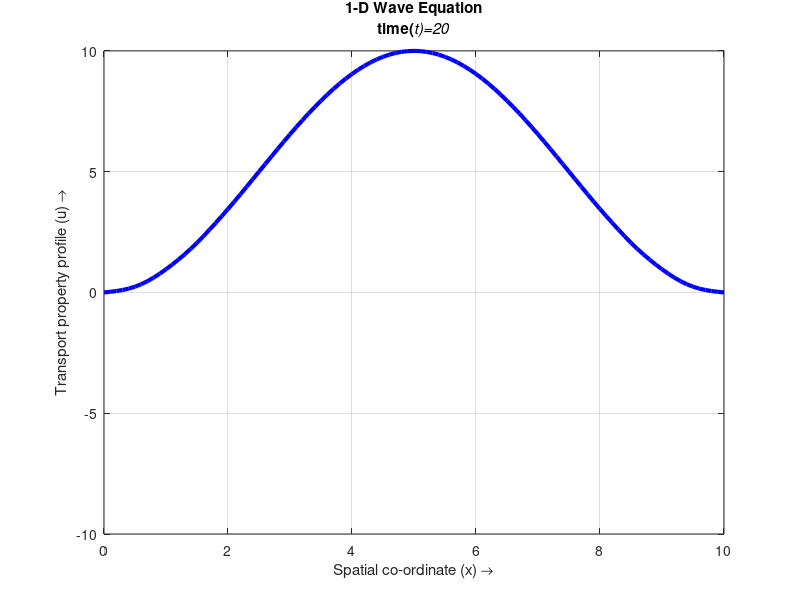
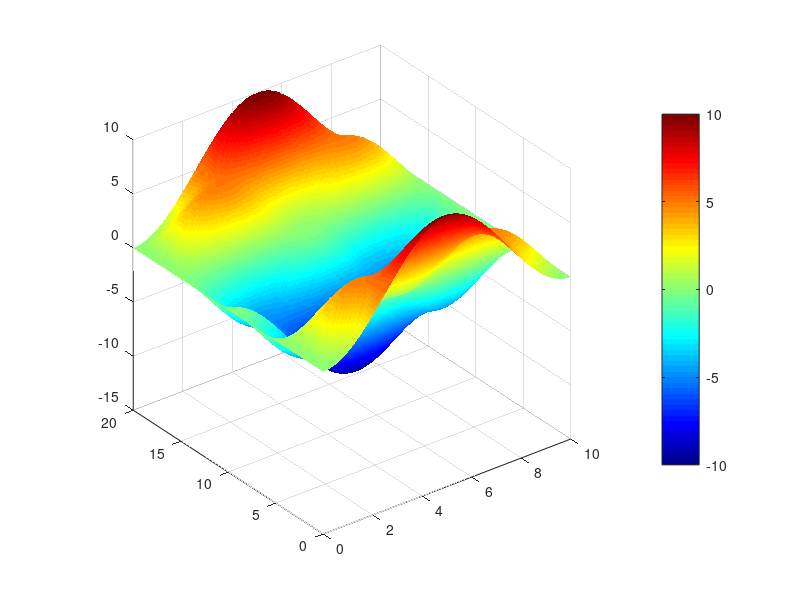

MATLAB code for these plots, in order:
%23rd March 2023
%u_tt=a^2u_xx

clear;clc;
%Wave Equation
%CTCS

a=1;
L=10;

dx=1e-1;
x=0:dx:L;
mx=length(x);

dt=0.5*1e-1;
stopTime=20;
t=0:dt:stopTime;
mt=length(t);


lambda=((dt^2)*(a^2))/(dx^2);


%A=zeros(length(0:dt:stopTime),mx);
%% Initial conditions
current=(L/2)-(L/2)*cos((2*pi/L).*x);
past=current;
fut=zeros(1,mx);
%fut=zeros(1,mx);

A=zeros(mt,mx);
A(1,:)=current;


%% Solution

figure(1);
plot(x,current,'-r','Linewidth',2);
hold on;

for j=2:mt
    

    %Boundary conditions

    fut(1)=0;
    fut(mx)=0;

    fut(2:mx-1)=(2*current(2:mx-1))-past(2:mx-1)+...
        lambda*(current(1:mx-2)-2*current(2:mx-1)+current(3:mx));

    %Swap the values for the next iteration

    past=current;
    current=fut;
    A(j,:)=fut;
   

    plot(x,fut,'b','Linewidth',3);
    title({'1-D Wave Equation';...
        ['time(\itt)=',num2str((j-1)*dt)]})
    xlabel('Spatial co-ordinate (x) \rightarrow')
    ylabel('Transport property profile (u) \rightarrow')
    hold on;
    grid on;
    axis([0 L -10 10]);

    hold off;
    pause(0.01);
end
figure(2);
surf(x,t,A,'Edgecolor','none');colormap(jet);colorbar;
axis square;
%surf is for surface plot

% [X,T]=meshgrid(x,t);
% 
% U=6.*sin((pi/L).*X).*exp((-k.*T).*(pi./L).^2);
% 
% %Analytical
% figure(3);
% surf(X,T,U,'Edgecolor','none');colormap(jet);colorbar;
% axis square;
% 
% xlabel('$x$','Interpreter','latex','FontSize',20);